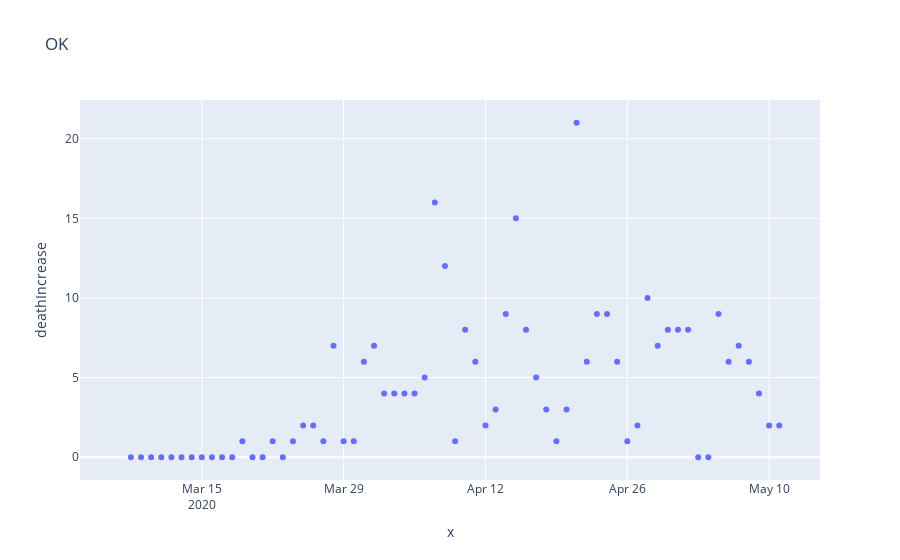

Source (notebook cell):
### Code cell
def plotly_states(state):
    fig = px.scatter(states.loc[state], x=states.loc[state].index, 
                     y='deathIncrease',
                     hover_name = 'deathIncrease', 
                     title = f' {state}')
    fig2 = px.scatter(states.loc[state], x=states.loc[state].index, 
                     y='death',
                     hover_name = 'death', 
                     title = f' {state}')
    fig.show()
    fit2.show()
plotly_states('OK')

### Figure 1 — Plotly figure (JSON) as saved in the notebook; plotly's stock layout.template omitted (floating-point values rounded to 4 significant figures)
{"data": [{"hovertemplate": "<b>%{hovertext}</b><br><br>x=%{x}<br>deathIncrease=%{y}<extra></extra>", "hovertext": [2, 2, 4, 6, 7, 6, 9, 0, 0, 8, 8, 8, 7, 10, 2, 1, 6, 9, 9, 6, 21, 3, 1, 3, 5, 8, 15, 9, 3, 2, 6, 8, 1, 12, 16, 5, 4, 4, 4, 4, 7, 6, 1, 1, 7, 1, 2, 2, 1, 0, 1, 0, 0, 1, 0, 0, 0, 0, 0, 0, 0, 0, 0, 0, 0, null], "legendgroup": "", "marker": {"color": "#636efa", "symbol": "circle"}, "mode": "markers", "name": "", "showlegend": false, "type": "scatter", "x": ["2020-05-11T00:00:00", "2020-05-10T00:00:00", "2020-05-09T00:00:00", "2020-05-08T00:00:00", "2020-05-07T00:00:00", "2020-05-06T00:00:00", "2020-05-05T00:00:00", "2020-05-04T00:00:00", "2020-05-03T00:00:00", "2020-05-02T00:00:00", "2020-05-01T00:00:00", "2020-04-30T00:00:00", "2020-04-29T00:00:00", "2020-04-28T00:00:00", "2020-04-27T00:00:00", "2020-04-26T00:00:00", "2020-04-25T00:00:00", "2020-04-24T00:00:00", "2020-04-23T00:00:00", "2020-04-22T00:00:00", "2020-04-21T00:00:00", "2020-04-20T00:00:00", "2020-04-19T00:00:00", "2020-04-18T00:00:00", "2020-04-17T00:00:00", "2020-04-16T00:00:00", "2020-04-15T00:00:00", "2020-04-14T00:00:00", "2020-04-13T00:00:00", "2020-04-12T00:00:00", "2020-04-11T00:00:00", "2020-04-10T00:00:00", "2020-04-09T00:00:00", "2020-04-08T00:00:00", "2020-04-07T00:00:00", "2020-04-06T00:00:00", "2020-04-05T00:00:00", "2020-04-04T00:00:00", "2020-04-03T00:00:00", "2020-04-02T00:00:00", "2020-04-01T00:00:00", "2020-03-31T00:00:00", "2020-03-30T00:00:00", "2020-03-29T00:00:00", "2020-03-28T00:00:00", "2020-03-27T00:00:00", "2020-03-26T00:00:00", "2020-03-25T00:00:00", "2020-03-24T00:00:00", "2020-03-23T00:00:00", "2020-03-22T00:00:00", "2020-03-21T00:00:00", "2020-03-20T00:00:00", "2020-03-19T00:00:00", "2020-03-18T00:00:00", "2020-03-17T00:00:00", "2020-03-16T00:00:00", "2020-03-15T00:00:00", "2020-03-14T00:00:00", "2020-03-13T00:00:00", "2020-03-12T00:00:00", "2020-03-11T00:00:00", "2020-03-10T00:00:00", "2020-03-09T00:00:00", "2020-03-08T00:00:00", "2020-03-07T00:00:00"], "xaxis": "x", "y": [2, 2, 4, 6, 7, 6, 9, 0, 0, 8, 8, 8, 7, 10, 2, 1, 6, 9, 9, 6, 21, 3, 1, 3, 5, 8, 15, 9, 3, 2, 6, 8, 1, 12, 16, 5, 4, 4, 4, 4, 7, 6, 1, 1, 7, 1, 2, 2, 1, 0, 1, 0, 0, 1, 0, 0, 0, 0, 0, 0, 0, 0, 0, 0, 0, null], "yaxis": "y"}], "layout": {"autosize": true, "dragmode": "zoom", "hovermode": "x", "legend": {"tracegroupgap": 0}, "title": {"text": " OK"}, "xaxis": {"anchor": "y", "autorange": true, "domain": [0, 1], "range": ["2020-03-02 22:30", "2020-05-15 01:30"], "title": {"text": "x"}, "type": "date"}, "yaxis": {"anchor": "x", "autorange": true, "domain": [0, 1], "range": [-1.538, 22.54], "title": {"text": "deathIncrease"}, "type": "linear"}}}
